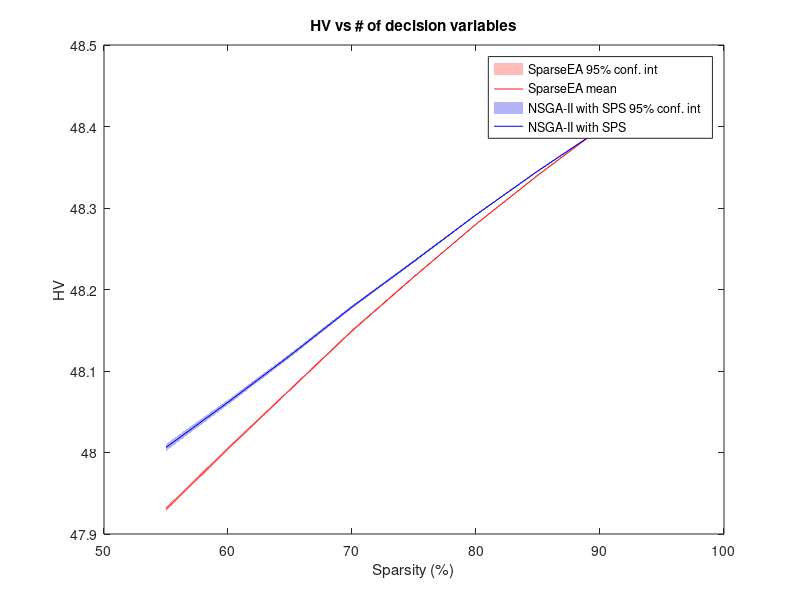
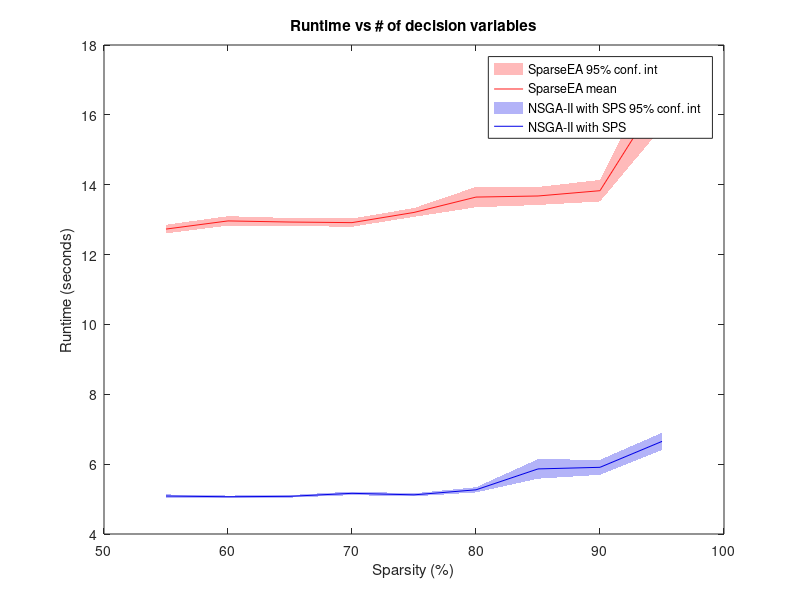
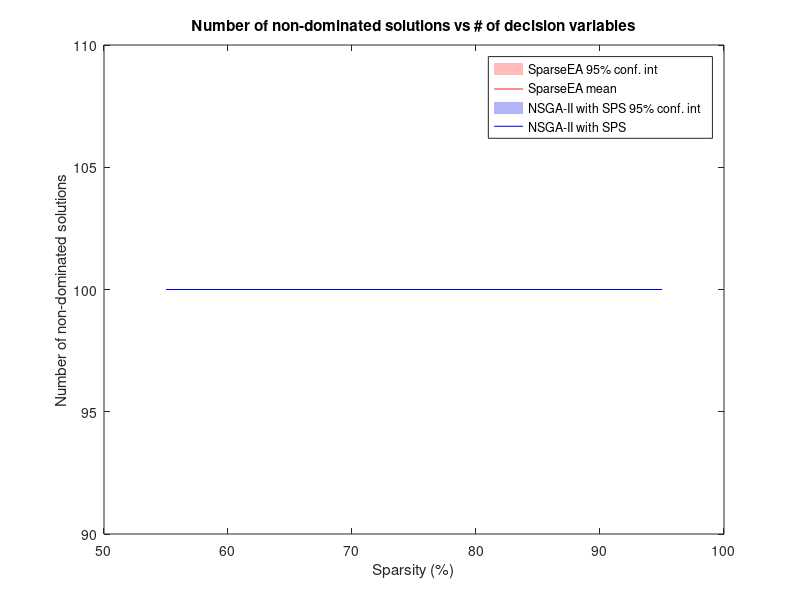

The MATLAB source for these figures, in order:

clear

%% Global controls 

% true to make the dependent variable # of decision variables
% false to make the dependent variable sparsity % 
indep_var_dec_vars = false;

% true to plot for comparative runs
% false to plot effective runs
comparative_runs = true;

%% Comparative versus effective options
if comparative_runs

    %% Comparative runs parameters (uncomment/comment to use/not use)
    % Pull just one of these result files to get a bit of metadata on the run
    load('data/runResults_comparative_sparsity_SMOP1.mat');

    % Generate the number of colors needed automatically 

    algorithmColors = [255, 25, 25; 0, 0, 230];

    algorithmColors = algorithmColors/255;

    legend_entries = {'SparseEA 95% conf. int', 'SparseEA mean',  ...
        'NSGA-II with SPS 95% conf. int', 'NSGA-II with SPS'};

else
    %% Effective runs parameters (uncomment/comment to use/not use)
    % Pull which test cases to run
    load('data/runResults_comparative_SMOP8.mat');
    
    % Generate the number of colors needed automatically 
    alg_count = 6;
    colors = hsv;
    color_count = size(colors, 1);
    color_step_size = floor(color_count/alg_count);
    color_indices = (1:alg_count)*color_step_size;
    algorithmColors = colors(color_indices,:);
    
    legend_entries = {'MOPSO 95% conf. int', 'MOPSO mean',  ...
        'MOPSO with SPS 95% conf. int', 'MOPSO with SPS mean',  ...
        'MOEADDE 95% conf. int', 'MOEADDE mean', ...
        'MOEADDE with SPS 95% conf. int', 'MOEADDE with SPS mean', ...
        'NSGA-II 95% conf. int', 'NSGA-II mean', ...
        'NSGA-II with SPS 95% conf. int', 'NSGA-II with SPS mean'};

end

%% # decision vars vs % sparsity options
Dz = [100, 500, 1000, 2500, 5000, 7500];
sparsities = (1-linspace(0.05, 0.45,9))*100;

if indep_var_dec_vars
    dependentVars = Dz;
    x_label = 'Decision variables';
else
    dependentVars = sparsities;
    x_label = 'Sparsity (%)';
end


%% Remaining parameters 


metricLabels = {'HV vs # of decision variables', 'Runtime vs # of decision variables', 'Number of non-dominated solutions vs # of decision variables'};
yLabels = {'HV', 'Runtime (seconds)', 'Number of non-dominated solutions'};
results = {HVResults, timeResults, noNonDoms};

numRepetitions = size(HVResults, 1);
numDependentVars = size(HVResults, 2);
numAlgorithms = size(HVResults, 3);

% results
% dim. two: the number of decision variables
% dim. one: algorithm
template = ones(numDependentVars, numAlgorithms);

globalMeans = {template, template};
globalUpperInts = {template, template};
globalLowerInts = {template, template};

%% Calc results

% For every metric
for m = 1:numel(results)
    
    label = metricLabels{m};
    metricResults = results{m};
    
    % For every algorithm
    for alg = 1:numAlgorithms


        algResults = metricResults(:,:,alg);

        % For every number of decision variables

        for decVar = 1:numDependentVars
            
            %% HV processing

            decResults = algResults(:,decVar);

            % Calculate mean
            decMean = mean(decResults);

            globalMeans{m}(decVar, alg) = decMean;

            % CIs
            stdErr = std(decResults)/sqrt(length(decResults));
            ts = tinv([0.025  0.975],length(decResults)-1);
            CI  = decMean + ts*stdErr;

            globalUpperInts{m}(decVar, alg) = max(CI);
            globalLowerInts{m}(decVar, alg) = min(CI);

        end

    end
end

%% Plot  results

% For every metric
for m = 1:numel(results)
    
    figure
        
    for alg = 1:numAlgorithms

        color = algorithmColors(alg,:);

        lowerInterval = globalLowerInts{m}(:,alg);
        upperInterval = globalUpperInts{m}(:,alg);

        x = [dependentVars, fliplr(dependentVars)];
        y = [lowerInterval; flipud(upperInterval)]';
        fill(x,y, 1,....
            'facecolor',color, ...
            'edgecolor','none', ...
            'facealpha', 0.3);

        hold on
        
        plot(dependentVars,globalMeans{m}(:,alg), 'Color', color);
        
        title(metricLabels{m});

        xlabel(x_label);
        ylabel(yLabels{m});
        
    end
    
    
    legend(legend_entries);

    
end


